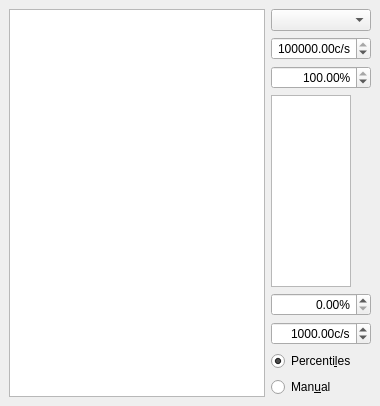
  <widget class="QDockWidget" name="depth_scan_dockWidget">
   <property name="windowTitle">
    <string>Depth scan</string>
   </property>
   <attribute name="dockWidgetArea">
    <number>2</number>
   </attribute>
   <widget class="QWidget" name="dockWidgetContents">
    <layout class="QHBoxLayout" name="horizontalLayout_5">
     <item>
      <widget class="PlotWidgetModified" name="depth_ViewWidget">
       <property name="sizePolicy">
        <sizepolicy hsizetype="Expanding" vsizetype="Expanding">
         <horstretch>1</horstretch>
         <verstretch>0</verstretch>
        </sizepolicy>
       </property>
      </widget>
     </item>
     <item>
      <layout class="QVBoxLayout" name="verticalLayout_2">
       <item>
        <widget class="QComboBox" name="depth_channel_ComboBox"/>
       </item>
       <item>
        <widget class="ScienDSpinBox" name="depth_cb_max_DoubleSpinBox">
         <property name="sizePolicy">
          <sizepolicy hsizetype="Fixed" vsizetype="Fixed">
           <horstretch>0</horstretch>
           <verstretch>0</verstretch>
          </sizepolicy>
         </property>
         <property name="maximumSize">
          <size>
           <width>100</width>
           <height>16777215</height>
          </size>
         </property>
         <property name="mouseTracking">
          <bool>true</bool>
         </property>
         <property name="acceptDrops">
          <bool>true</bool>
         </property>
         <property name="alignment">
          <set>Qt::AlignRight|Qt::AlignTrailing|Qt::AlignVCenter</set>
         </property>
         <property name="suffix">
          <string>c/s</string>
         </property>
         <property name="decimals">
          <number>2</number>
         </property>
         <property name="minimum">
          <double>-1000000000.000000000000000</double>
         </property>
         <property name="maximum">
          <double>1000000000.000000000000000</double>
         </property>
         <property name="value">
          <double>100000.000000000000000</double>
         </property>
        </widget>
       </item>
       <item>
        <widget class="ScienDSpinBox" name="depth_cb_high_percentile_DoubleSpinBox">
         <property name="maximumSize">
          <size>
           <width>100</width>
           <height>16777215</height>
          </size>
         </property>
         <property name="alignment">
          <set>Qt::AlignRight|Qt::AlignTrailing|Qt::AlignVCenter</set>
         </property>
         <property name="suffix">
          <string>%</string>
         </property>
         <property name="decimals">
          <number>2</number>
         </property>
         <property name="minimum">
          <double>0.000000000000000</double>
         </property>
         <property name="maximum">
          <double>100.000000000000000</double>
         </property>
         <property name="value">
          <double>100.000000000000000</double>
         </property>
        </widget>
       </item>
       <item>
        <widget class="PlotWidget" name="depth_cb_ViewWidget">
         <property name="maximumSize">
          <size>
           <width>80</width>
           <height>16777215</height>
          </size>
         </property>
        </widget>
       </item>
       <item>
        <widget class="ScienDSpinBox" name="depth_cb_low_percentile_DoubleSpinBox">
         <property name="maximumSize">
          <size>
           <width>100</width>
           <height>16777215</height>
          </size>
         </property>
         <property name="alignment">
          <set>Qt::AlignRight|Qt::AlignTrailing|Qt::AlignVCenter</set>
         </property>
         <property name="suffix">
          <string>%</string>
         </property>
         <property name="decimals">
          <number>2</number>
         </property>
         <property name="minimum">
          <double>0.000000000000000</double>
         </property>
         <property name="maximum">
          <double>100.000000000000000</double>
         </property>
         <property name="value">
          <double>0.000000000000000</double>
         </property>
        </widget>
       </item>
       <item>
        <widget class="ScienDSpinBox" name="depth_cb_min_DoubleSpinBox">
         <property name="sizePolicy">
          <sizepolicy hsizetype="Fixed" vsizetype="Fixed">
           <horstretch>0</horstretch>
           <verstretch>0</verstretch>
          </sizepolicy>
         </property>
         <property name="maximumSize">
          <size>
           <width>100</width>
           <height>16777215</height>
          </size>
         </property>
         <property name="mouseTracking">
          <bool>true</bool>
         </property>
         <property name="acceptDrops">
          <bool>true</bool>
         </property>
         <property name="alignment">
          <set>Qt::AlignRight|Qt::AlignTrailing|Qt::AlignVCenter</set>
         </property>
         <property name="accelerated">
          <bool>true</bool>
         </property>
         <property name="suffix">
          <string>c/s</string>
         </property>
         <property name="decimals">
          <number>2</number>
         </property>
         <property name="minimum">
          <double>-1000000000.000000000000000</double>
         </property>
         <property name="maximum">
          <double>1000000000.000000000000000</double>
         </property>
         <property name="value">
          <double>1000.000000000000000</double>
         </property>
        </widget>
       </item>
       <item>
        <widget class="QRadioButton" name="depth_cb_centiles_RadioButton">
         <property name="text">
          <string>Percenti&amp;les</string>
         </property>
         <property name="checked">
          <bool>true</bool>
         </property>
        </widget>
       </item>
       <item>
        <widget class="QRadioButton" name="depth_cb_manual_RadioButton">
         <property name="text">
          <string>Man&amp;ual</string>
         </property>
         <property name="checked">
          <bool>false</bool>
         </property>
        </widget>
       </item>
      </layout>
     </item>
    </layout>
   </widget>
  </widget>
